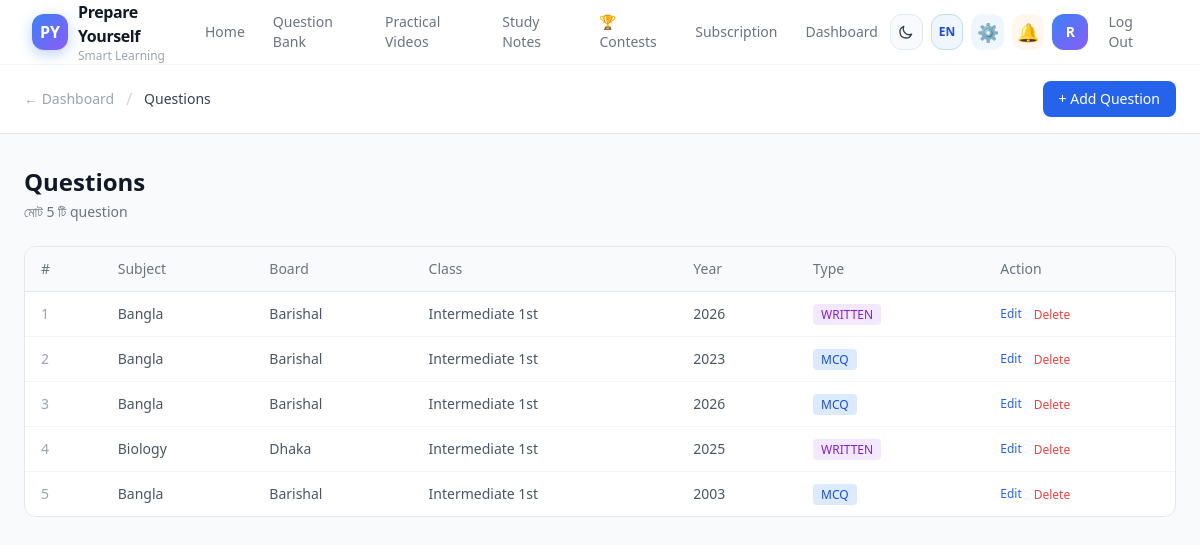
The page /manage/questions/ (signed in) on the database its author committed.
### core/models.py (models this page shows, shortened)
class Question(models.Model):
    DIFFICULTY_CHOICES = [('Easy','Easy'),('Medium','Medium'),('Hard','Hard')]
    QUESTION_TYPE_CHOICES = [('MCQ','Multiple Choice'),('WRITTEN','Written')]
    board = models.ForeignKey(Board, on_delete=models.CASCADE, related_name='questions')
    subject = models.ForeignKey(Subject, on_delete=models.CASCADE, related_name='questions')
    class_obj = models.ForeignKey(Class, on_delete=models.CASCADE, related_name='questions')
    year = models.IntegerField()
    chapter = models.CharField(max_length=200)
    question_text = models.TextField()
    question_type = models.CharField(max_length=10, choices=QUESTION_TYPE_CHOICES, default='MCQ')
    difficulty = models.CharField(max_length=10, choices=DIFFICULTY_CHOICES, default='Medium')
    option1 = models.CharField(max_length=500, blank=True)
    option2 = models.CharField(max_length=500, blank=True)
    option3 = models.CharField(max_length=500, blank=True)
    option4 = models.CharField(max_length=500, blank=True)
    correct_option = models.PositiveSmallIntegerField(null=True, blank=True)
    part_a = models.TextField(blank=True)
    part_b = models.TextField(blank=True)
    part_c = models.TextField(blank=True)
    part_d = models.TextField(blank=True)
    marks_a = models.IntegerField(default=1)
    marks_b = models.IntegerField(default=2)
    marks_c = models.IntegerField(default=3)
    marks_d = models.IntegerField(default=4)
    answer_hint = models.TextField(blank=True)
    stimulus_image = models.FileField(upload_to='question_stimuli/', null=True, blank=True)
    solution_image = models.FileField(upload_to='question_solutions/', null=True, blank=True)
    mcq_question_file = models.FileField(upload_to='question_mcq/', null=True, blank=True)
    created_at = models.DateTimeField(auto_now_add=True)
    updated_at = models.DateTimeField(auto_now=True)
    is_active = models.BooleanField(default=True)
    class Meta:
        ordering = ['-year', 'subject', 'chapter']
        constraints = [
            models.UniqueConstraint(
                fields=['board', 'subject', 'class_obj', 'year', 'question_type'],
                name='unique_question_per_board_subject_class_year_type',
            ),
        ]
    IMAGE_EXTS = ('.jpg', '.jpeg', '.png', '.gif', '.webp', '.bmp')

class Subject(models.Model):
    name = models.CharField(max_length=100, unique=True)
    slug = models.SlugField(unique=True, blank=True)
    icon = models.CharField(max_length=10, blank=True)
    color = models.CharField(max_length=20, default='blue')
    is_active = models.BooleanField(default=True)
    class Meta:
        ordering = ['name']
    def __str__(self):
        return self.name

class Board(models.Model):
    name = models.CharField(max_length=100, unique=True)
    slug = models.SlugField(unique=True, blank=True)
    student_count = models.CharField(max_length=20)
    is_active = models.BooleanField(default=True)
    class Meta:
        ordering = ['name']
    def __str__(self):
        return self.name

class Class(models.Model):
    name = models.CharField(max_length=20, unique=True)
    numeric_value = models.IntegerField(unique=True)
    class Meta:
        ordering = ['numeric_value']
        verbose_name_plural = 'Classes'
    def __str__(self):
        return self.name

### core/views.py (the view)
    def wrapper(request, *args, **kwargs):
        if not request.user.is_authenticated:
            return redirect('login')
        try:
            profile = request.user.profile
            if profile.role != 'ADMIN':
                messages.error(request, 'শুধু Teacher/Tutor/Institution এই page access করতে পারবে।')
                return redirect('home')
            if not profile.is_approved and not profile.is_superadmin:
                return redirect('teacher_pending')
        except UserProfile.DoesNotExist:
            return redirect('home')
        return view_func(request, *args, **kwargs)

### templates/manage/questions.html (shortened to what this page needs)
{% extends 'base.html' %}
{% block content %}
<div class="min-h-screen bg-gray-50">
  <div class="bg-white border-b border-gray-200 px-6 py-4 flex items-center justify-between">
    <div class="flex items-center gap-3">
      <a href="{% url 'manage_dashboard' %}" class="text-gray-400 hover:text-gray-600 text-sm">← Dashboard</a>
      <span class="text-gray-300">/</span>
      <span class="text-sm font-medium text-gray-700">Questions</span>
    </div>
    <a href="{% url 'question_add' %}" class="bg-blue-600 text-white text-sm px-4 py-2 rounded-lg hover:bg-blue-700">+ Add Question</a>
  </div>
  <div class="max-w-7xl mx-auto px-6 py-8">
    <div class="flex items-center justify-between mb-6">
      <div>
        <h1 class="text-2xl font-bold text-gray-900">Questions</h1>
        <p class="text-sm text-gray-500 mt-1">মোট {{ questions.count }} টি question</p>
      </div>
    </div>
    <div class="bg-white rounded-xl border border-gray-200 overflow-hidden">
      <table class="w-full text-sm">
        <thead class="bg-gray-50 border-b border-gray-200">
          <tr>
            <th class="text-left px-4 py-3 text-gray-500 font-medium">#</th>
            <th class="text-left px-4 py-3 text-gray-500 font-medium">Subject</th>
            <th class="text-left px-4 py-3 text-gray-500 font-medium">Board</th>
            <th class="text-left px-4 py-3 text-gray-500 font-medium">Class</th>
            <th class="text-left px-4 py-3 text-gray-500 font-medium">Year</th>
            <th class="text-left px-4 py-3 text-gray-500 font-medium">Type</th>
            <th class="text-left px-4 py-3 text-gray-500 font-medium">Action</th>
          </tr>
        </thead>
        <tbody class="divide-y divide-gray-100">
          {% for q in questions %}
          <tr class="hover:bg-gray-50">
            <td class="px-4 py-3 text-gray-400">{{ forloop.counter }}</td>
            <td class="px-4 py-3 text-gray-600">{{ q.subject }}</td>
            <td class="px-4 py-3 text-gray-600">{{ q.board }}</td>
            <td class="px-4 py-3 text-gray-600">{{ q.class_obj }}</td>
            <td class="px-4 py-3 text-gray-600">{{ q.year }}</td>
            <td class="px-4 py-3">
              <span class="px-2 py-0.5 rounded text-xs font-medium
                {% if q.question_type == 'MCQ' %}bg-blue-100 text-blue-700{% else %}bg-purple-100 text-purple-700{% endif %}">
                {{ q.question_type }}
              </span>
            </td>
            <td class="px-4 py-3">
              <div class="flex items-center gap-3">
                <a href="{% url 'question_edit' q.pk %}" class="text-blue-600 hover:underline text-xs">Edit</a>
                <form method="post" action="{% url 'question_delete' q.pk %}" onsubmit="return confirm('Delete করবে?')">
                  <button type="submit" class="text-red-500 hover:underline text-xs">Delete</button>
                </form>
              </div>
            </td>
          </tr>
          {% endfor %}
        </tbody>
      </table>
    </div>
  </div>
</div>
{% endblock %}

### templates/base.html (shortened to what this page needs)
<!DOCTYPE html>
<html lang="bn">
<head>
    <script src="https://cdn.tailwindcss.com"></script>
    <link rel="stylesheet" href="https://cdn.jsdelivr.net/npm/aos@2.3.4/dist/aos.css">
    {% load static %}
    <link rel="stylesheet" href="{% static 'css/styles.css' %}">
    <link rel="stylesheet"
          href="https://cdn.jsdelivr.net/npm/katex@0.16.11/dist/katex.min.css"
>
</head>
<body class="bg-gray-50 font-sans antialiased">
    {% include 'includes/navbar.html' %}
    <main class="min-h-screen">
        {% block content %}{% endblock %}
    </main>
</body>
</html>

### templates/includes/navbar.html (shortened to what this page needs)
{% with url_name=request.resolver_match.url_name %}
<nav id="main-navbar" class="bg-white sticky top-0 z-50" style="border-bottom: 1px solid rgba(241,245,249,0.8);">
    <div class="max-w-7xl mx-auto px-4 sm:px-6 lg:px-8">
        <div class="flex justify-between items-center h-16">
            <a href="{% url 'home' %}" class="flex items-center gap-2.5 group">
                <div class="w-9 h-9 rounded-xl flex items-center justify-center text-white font-bold text-base flex-shrink-0"
                     style="background: linear-gradient(135deg, #3b82f6, #8b5cf6); box-shadow: 0 4px 14px rgba(59,130,246,0.35);">
                    PY
                </div>
                <div class="flex flex-col leading-none">
                    <span class="font-bold text-gray-900 text-base tracking-tight group-hover:text-blue-600 transition-colors duration-200">Prepare Yourself</span>
                    <span class="text-xs text-gray-400 font-medium">{% if LANG == 'en' %}Smart Learning{% else %}স্মার্ট লার্নিং{% endif %}</span>
                </div>
            </a>
            <div class="hidden md:flex items-center gap-1">
                <a href="{% url 'home' %}" class="nav-link {% if url_name == 'home' %}nav-active{% endif %} text-sm px-3 py-2 rounded-lg transition-colors duration-200">{% if LANG == 'en' %}Home{% else %}হোম{% endif %}</a>
                <a href="{% url 'question_bank' %}" class="nav-link {% if url_name == 'question_bank' %}nav-active{% endif %} text-sm px-3 py-2 rounded-lg transition-colors duration-200">{% if LANG == 'en' %}Question Bank{% else %}প্রশ্ন ব্যাংক{% endif %}</a>
                <a href="{% url 'practical_videos' %}" class="nav-link {% if url_name == 'practical_videos' %}nav-active{% endif %} text-sm px-3 py-2 rounded-lg transition-colors duration-200">{% if LANG == 'en' %}Practical Videos{% else %}ভিডিও ক্লাস{% endif %}</a>
                <a href="{% url 'study_notes' %}" class="nav-link {% if url_name == 'study_notes' %}nav-active{% endif %} text-sm px-3 py-2 rounded-lg transition-colors duration-200">{% if LANG == 'en' %}Study Notes{% else %}স্টাডি নোটস{% endif %}</a>
                <a href="{% url 'contest_list' %}" class="nav-link {% if url_name == 'contest_list' %}nav-active{% endif %} text-sm px-3 py-2 rounded-lg transition-colors duration-200">
                    <span class="text-yellow-500">🏆</span> {% if LANG == 'en' %}Contests{% else %}কনটেস্ট{% endif %}
                </a>
                {% if not is_superadmin %}<a href="{% url 'pricing' %}" class="nav-link {% if url_name == 'pricing' %}nav-active{% endif %} text-sm px-3 py-2 rounded-lg transition-colors duration-200">{% if LANG == 'en' %}Subscription{% else %}সাবস্ক্রিপশন{% endif %}</a>{% endif %}
                <a href="{% url 'dashboard' %}" class="nav-link {% if url_name == 'dashboard' %}nav-active{% endif %} text-sm px-3 py-2 rounded-lg transition-colors duration-200">{% if LANG == 'en' %}Dashboard{% else %}ড্যাশবোর্ড{% endif %}</a>
            </div>
            <div class="flex items-center gap-2">
                <div class="hidden md:flex items-center gap-2">
                    <button id="theme-toggle"
                            title="Toggle dark / light mode"
                            class="w-9 h-9 flex items-center justify-center rounded-xl border transition-all duration-200 hover:scale-110 hover:shadow-md select-none"
                            style="background:#f8fafc;border-color:#e2e8f0;color:#374151;">
                        <svg id="theme-icon-moon" class="w-4 h-4" style="display:block" fill="none" stroke="currentColor" viewBox="0 0 24 24">
                            <path stroke-linecap="round" stroke-linejoin="round" stroke-width="2" d="M20.354 15.354A9 9 0 018.646 3.646 9.003 9.003 0 0012 21a9.003 9.003 0 008.354-5.646z"/>
                        </svg>
                    </button>
                    <a href="{% url 'toggle_language' %}"
                       title="{% if LANG == 'en' %}Switch to বাংলা{% else %}Switch to English{% endif %}"
                       class="w-9 h-9 flex items-center justify-center rounded-xl border transition-all duration-200 hover:scale-110 hover:shadow-md font-bold text-xs select-none"
                       style="{% if LANG == 'en' %}background:#eff6ff;border-color:#bfdbfe;color:#1d4ed8;{% else %}background:#fdf4ff;border-color:#e9d5ff;color:#7c3aed;{% endif %}">
                        {% if LANG == 'en' %}EN{% else %}বা{% endif %}
                    </a>
                    {% if request.user.is_authenticated %}
                        {% if is_superadmin %}
                        <a href="{% url 'superadmin_dashboard' %}"
                           title="{% if LANG == 'en' %}Super Admin{% else %}সুপার এডমিন{% endif %}"
                           class="w-9 h-9 flex items-center justify-center rounded-xl bg-purple-50 hover:bg-purple-100 text-purple-600 transition-all duration-200 hover:scale-110 hover:shadow-md text-lg">
                            👑
                        </a>
                        {% elif is_admin %}
                        <a href="{% url 'manage_dashboard' %}"
                           title="{% if LANG == 'en' %}Manage Panel{% else %}ম্যানেজ প্যানেল{% endif %}"
                           class="w-9 h-9 flex items-center justify-center rounded-xl bg-blue-50 hover:bg-blue-100 text-blue-600 transition-all duration-200 hover:scale-110 hover:shadow-md text-lg">
                            ⚙️
                        </a>
                        <a href="{% url 'notifications' %}"
                           title="{% if LANG == 'en' %}Notifications{% else %}নোটিফিকেশন{% endif %}"
                           class="relative w-9 h-9 flex items-center justify-center rounded-xl bg-orange-50 hover:bg-orange-100 transition-all duration-200 hover:scale-110 hover:shadow-md text-lg">
                            🔔
                        </a>
                        {% endif %}
                        <a href="{% url 'profile' %}"
                           title="{% if LANG == 'en' %}My Profile{% else %}আমার প্রোফাইল{% endif %}"
                           class="w-9 h-9 rounded-xl overflow-hidden flex items-center justify-center font-bold text-sm text-white transition-all duration-200 hover:scale-110 hover:shadow-md flex-shrink-0"
                           style="background: linear-gradient(135deg, #3b82f6, #8b5cf6);">
                            {% if request.user.profile.profile_picture %}
                            <img src="{{ request.user.profile.profile_picture.url }}" alt="profile" class="w-full h-full object-cover">
                            {% else %}
                            {{ request.user.username|slice:":1"|upper }}
                            {% endif %}
                        </a>
                        <a href="{% url 'logout' %}" class="text-sm font-medium text-gray-500 hover:text-red-500 px-3 py-2 rounded-lg hover:bg-red-50 transition-all duration-200">{% if LANG == 'en' %}Log Out{% else %}লগ আউট{% endif %}</a>
                    {% endif %}
                </div>
            </div>
        </div>
    </div>
</nav>
{% endwith %}

### rows shown on the page
Question: subject "Bangla", board "Barishal", class_obj "Intermediate 1st", year "2026", question_type "WRITTEN"
Question: subject "Bangla", board "Barishal", class_obj "Intermediate 1st", year "2023", question_type "MCQ"
Question: subject "Bangla", board "Barishal", class_obj "Intermediate 1st", year "2026", question_type "MCQ"
Question: subject "Biology", board "Dhaka", class_obj "Intermediate 1st", year "2025", question_type "WRITTEN"
Question: subject "Bangla", board "Barishal", class_obj "Intermediate 1st", year "2003", question_type "MCQ"

### other values the page prints
{{ request.user.username|slice:":1"|upper }} "R"
{{ questions.count }} "5"
